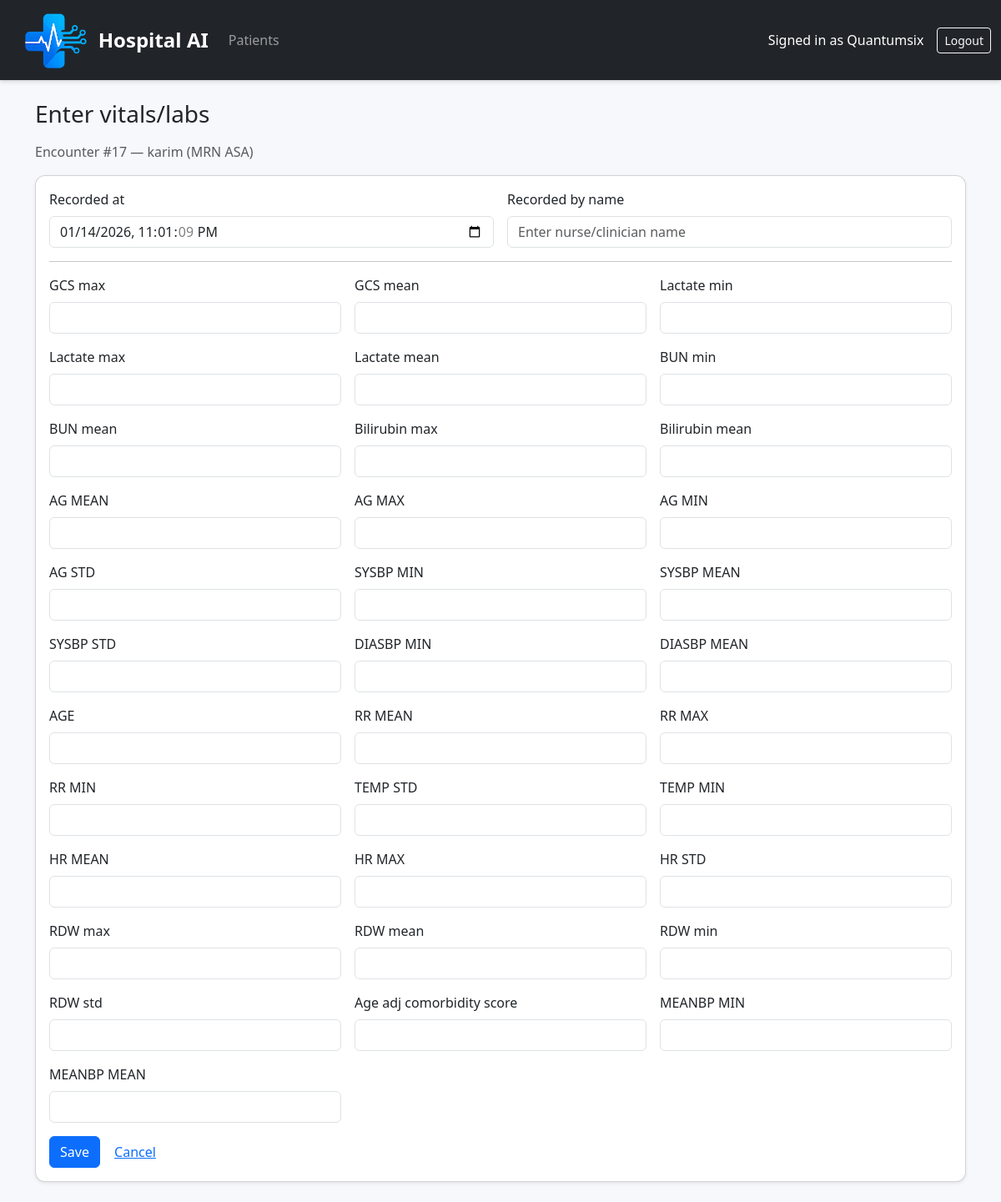
Screenshot of /encounters/17/observations/new/ (signed in) with the database file from the repository.
### patients/models.py (models this page shows, shortened)
class Encounter(models.Model):
    STATUS_CHOICES = [
        ("ACTIVE", "Active"),
        ("DISCHARGED", "Discharged"),
    ]
    patient = models.ForeignKey(Patient, on_delete=models.CASCADE, related_name="encounters")
    admitted_at = models.DateTimeField(default=timezone.now)
    unit = models.CharField(max_length=64, blank=True, help_text="e.g., ICU-A, ICU-B, Ward 3")
    status = models.CharField(max_length=16, choices=STATUS_CHOICES, default="ACTIVE")

class Patient(models.Model):
    mrn = models.CharField("MRN", max_length=64, unique=True)
    full_name = models.CharField(max_length=255)
    date_of_birth = models.DateField(null=True, blank=True)
    sex = models.CharField(max_length=16, blank=True)

### observations/views.py (the view)
# urls.py: path("encounters/<int:encounter_id>/observations/new/", views.obs_create, name="obs_create"),
@login_required
@permission_required("observations.add_observationset", raise_exception=True)
def obs_create(request, encounter_id: int):
    enc = get_object_or_404(Encounter, id=encounter_id)
    if request.method == "POST":
        form = ObservationSetForm(request.POST)
        if form.is_valid():
            obs = form.save(commit=False)
            obs.encounter = enc
            obs.recorded_by = request.user
            obs.save()
            log_event(user=request.user, action="OBS_CREATED", obj=obs, details={"encounter_id": enc.id})
            messages.success(request, "Observation set saved.")
            return redirect("patients:encounter_detail", encounter_id=enc.id)
    else:
        form = ObservationSetForm()
    return render(request, "observations/obs_form.html", {"form": form, "encounter": enc})

### observations/forms.py (shortened to what this page needs)
class ObservationSetForm(forms.ModelForm):
    class Meta:
        model = ObservationSet
        fields = ["recorded_at", "recorded_by_name"] + ObservationSet.feature_columns()
        widgets = {
             "recorded_at": forms.DateTimeInput(attrs={"type": "datetime-local"}),
             "recorded_by_name": forms.TextInput(attrs={"placeholder": "Enter nurse/clinician name"}),
        }
    def __init__(self, *args, **kwargs):
        super().__init__(*args, **kwargs)
        for field_name, (min_v, max_v) in FEATURE_RANGES.items():
            if field_name not in self.fields:
                continue
            field = self.fields[field_name]
            field.validators.append(MinValueValidator(min_v))
            field.validators.append(MaxValueValidator(max_v))
            field.widget.attrs["type"] = "number"
            field.widget.attrs["min"] = str(min_v)
            field.widget.attrs["max"] = str(max_v)
            field.widget.attrs["step"] = "any"

### templates/observations/obs_form.html (shortened to what this page needs)
{% extends "base.html" %}
{% block content %}
<h1 class="h3 mb-3">Enter vitals/labs</h1>
<div class="text-muted mb-3">
  Encounter #{{ encounter.id }} —
  {{ encounter.patient.full_name }} (MRN {{ encounter.patient.mrn }})
</div>
<div class="card shadow-sm">
  <div class="card-body">
    <form method="post">
      <div class="row g-3 mb-2">
        <div class="col-md-6">
          <label class="form-label" for="{{ form.recorded_at.id_for_label }}">
            {{ form.recorded_at.label }}
          </label>
          {{ form.recorded_at }}
        </div>
        <div class="col-md-6">
          <label class="form-label" for="{{ form.recorded_by_name.id_for_label }}">
            {{ form.recorded_by_name.label }}
          </label>
          {{ form.recorded_by_name }}
        </div>
      </div>
      <hr class="my-3">
      <div class="row g-3">
        {% for field in form %}
          {% if field.name != "recorded_at" and field.name != "recorded_by_name" %}
            <div class="col-md-4">
              <label class="form-label" for="{{ field.id_for_label }}">
                {{ field.label }}
              </label>
              {{ field }}
            </div>
          {% endif %}
        {% endfor %}
      </div>
      <div class="mt-3">
        <button class="btn btn-primary">Save</button>
        <a class="btn btn-link"
           href="{% url 'patients:encounter_detail' encounter.id %}">
           Cancel
        </a>
      </div>
    </form>
  </div>
</div>
{% endblock %}

### templates/base.html (shortened to what this page needs)
{% load static %}
<!DOCTYPE html>
<html lang="en">
<head>
    <link href="https://cdn.jsdelivr.net/npm/bootstrap@5.3.2/dist/css/bootstrap.min.css" rel="stylesheet">
</head>
<body>
<nav class="navbar navbar-expand-lg navbar-dark bg-dark">
    <div class="container-fluid">
        <a class="navbar-brand d-flex align-items-center justify-content-start p-0"
            href="{% url 'patients:patient_list' %}">
               <img src="{% static 'img/logo.png' %}"
                    alt="Hospital AI"
                    style="height:80px; width:auto;"
                    class="me-2">
               <span class="fw-bold fs-4 text-white">Hospital AI</span>
        </a>
        <div class="collapse navbar-collapse">
            <ul class="navbar-nav me-auto mb-2 mb-lg-0">
                <li class="nav-item">
                    <a class="nav-link" href="{% url 'patients:patient_list' %}">
                        Patients
                    </a>
                </li>
            </ul>
        </div>
        <div class="d-flex align-items-center">
            {% if user.is_authenticated %}
                <span class="navbar-text me-3 text-white">
                    Signed in as {{ user.username }}
                </span>
                <form method="post" action="{% url 'accounts:logout' %}" class="d-inline">
                    <button type="submit" class="btn btn-outline-light btn-sm">
                        Logout
                    </button>
                </form>
            {% else %}
                <a class="btn btn-outline-light btn-sm" href="{% url 'accounts:login' %}">
                    Login
                </a>
            {% endif %}
        </div>
    </div>
</nav>
<div class="container my-4">
    {% block content %}
    {% endblock %}
</div>
</body>
</html>

### templates/base.html (style rules this page uses)
body { background-color: #f6f8fb; }
.card { border-radius: 12px; box-shadow: 0 4px 12px rgba(0,0,0,.08); }
.btn-primary { transition: background-color .15s ease, border-color .15s ease, transform .06s ease, box-shadow .06s ease; }
.navbar { box-shadow: 0 2px 5px rgba(0,0,0,.15);min-height: 60px; padding-left: 10px; }

### rows the page displays
Encounter: id "17", patient.full_name "karim", patient.mrn "ASA"

### other values shown
{{ user.username }} "Quantumsix"
{{ field.label }} "GCS max" "GCS mean" "Lactate min" "Lactate max" "Lactate mean" "BUN min" "BUN mean" "Bilirubin max" "Bilirubin mean" "AG MEAN" "AG MAX" "AG MIN" "AG STD" "SYSBP MIN" "SYSBP MEAN" "SYSBP STD" "DIASBP MIN" "DIASBP MEAN" "AGE" "RR MEAN" "RR MAX" "RR MIN" "TEMP STD" "TEMP MIN" "HR MEAN" "HR MAX" "HR STD" "RDW max" "RDW mean" "RDW min" "RDW std" "Age adj comorbidity score" "MEANBP MIN" "MEANBP MEAN"
